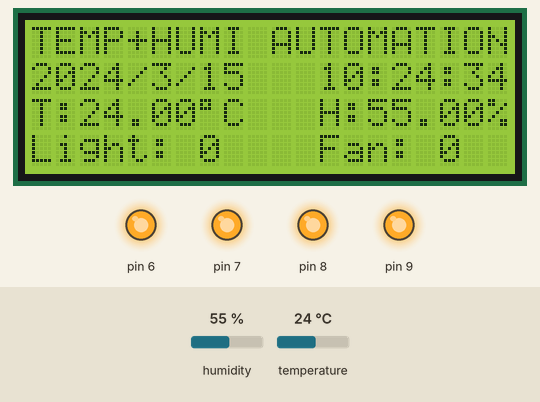
A sketch run on a simulated Arduino Leonardo, built with avr-gcc and run on an emulated ATmega32U4. Parts: 20×4 character LCD, output pins drawn as LEDs (lit = HIGH). Inputs (shaded band) come from the test bench; at power-on: temperature 24 °C, humidity 55 %. The local clock reads 2024-03-15 10:24:30 at power-on unless the sketch sets it.

Above: at 4.2 s.
4.3 s: temperature set to 11 °C
At 5.9 s:
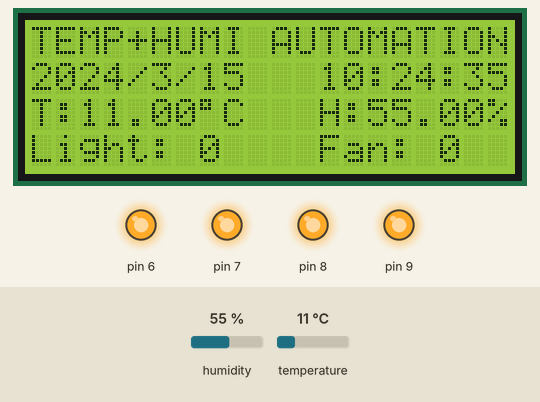
7.7 s: temperature set to 8 °C
At 8.6 s:
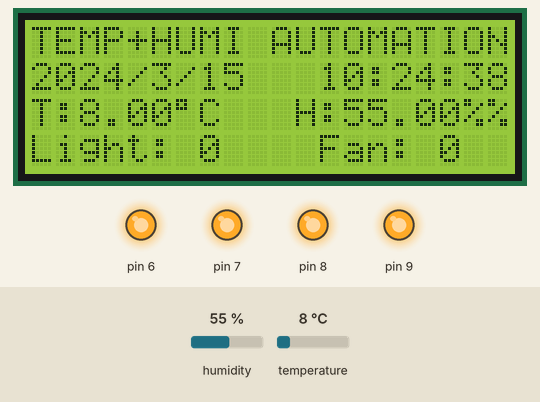
11.8 s: humidity set to 64 %
At 13.2 s:
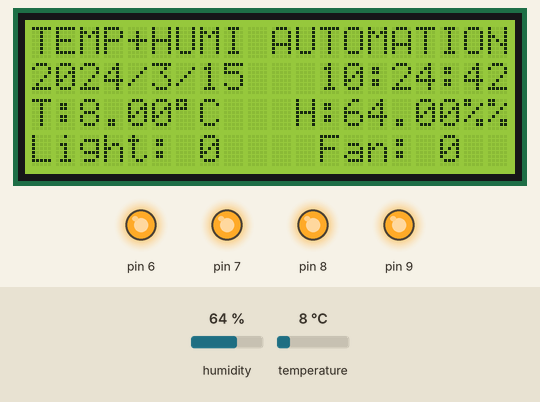
14.9 s: humidity set to 67 %
At 17.0 s:
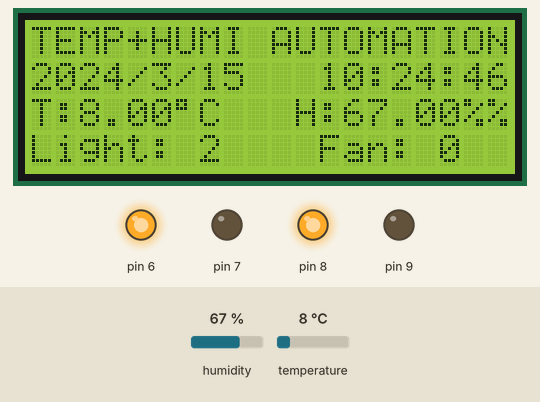
19.0 s: temperature set to 23 °C
At 20.5 s:
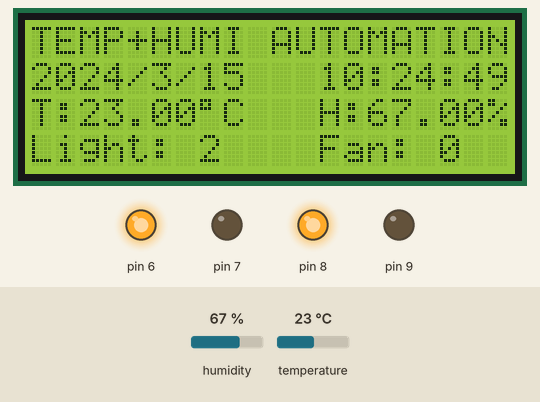
23.1 s: temperature set to 26 °C
At 25.5 s:
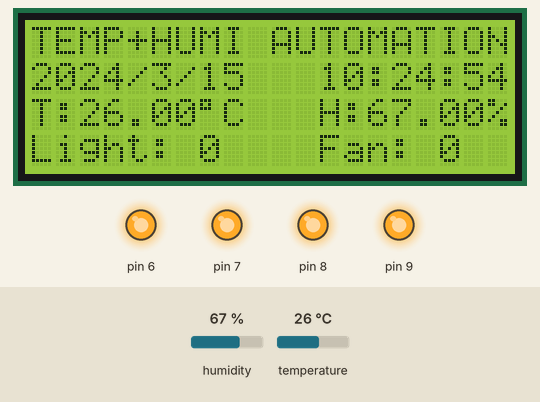
Timing chart, 0 to 27.0 s (numbered marks = the images above; inputs shaded):
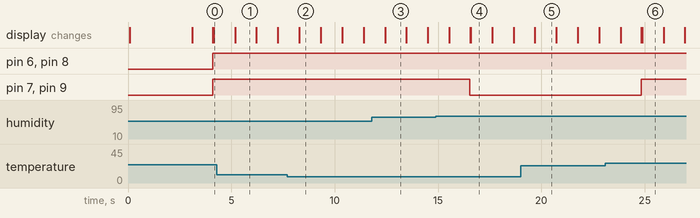

Measured:
- the behaviour switches between 10 and 9 °C on temperature (found by bisection; images 1 and 2)
- the behaviour switches between 65 and 66 % on humidity (found by bisection; images 3 and 4)
- the behaviour switches between 24 and 25 °C on temperature (found by bisection; images 5 and 6)
- after the input at 7.7 s, the display: changes after 0.59 s (image 2)
- after the input at 14.9 s, pin 7, pin 9: HIGH → LOW after 1.6 s
- after the input at 19.0 s, the display: changes after 0.69 s (image 5)
- after the input at 23.1 s, pin 7, pin 9: LOW → HIGH after 1.7 s

The sketch:

FARM_with_Treshold.ino
```cpp
#include <Wire.h>
#include <DHT11.h>
#include <LiquidCrystal.h>
#include "RTClib.h"

int pin=10;
int Setpoint = 25;
int Threshold = 5;

DHT11 dht11(pin);
LiquidCrystal lcd(12, 11, 5, 4, 3, 2);


RTC_DS3231 rtc;
char daysOfTheWeek[7][12] = {"Sunday", "Monday", "Tuesday", "Wednesday", "Thursday", "Friday", "Saturday"};

void setup ()
{
for (int DigitalPin = 6; DigitalPin <= 9; DigitalPin++)
 {
  pinMode(DigitalPin, OUTPUT);
 }
#ifndef ESP8266
  while (!Serial); // for Leonardo/Micro/Zero
#endif
{
  lcd.begin(20,4);
}
  delay(3000); // wait for console opening

  if (! rtc.begin()) {
    lcd.println("Couldn't find RTC");
    while (1);
  }

  if (rtc.lostPower()) {
    lcd.println("RTC lost power, lets set the time!");
    // following line sets the RTC to the date & time this sketch was compiled
    rtc.adjust(DateTime(F(__DATE__), F(__TIME__)));
    // This line sets the RTC with an explicit date & time, for example to set
    // January 21, 2014 at 3am you would call:
    // rtc.adjust(DateTime(2014, 1, 21, 3, 0, 0));
  }

}

void loop () {

   //*****************************************************TITLE OF THE PROJECT********************************************************************

     lcd.setCursor(0,0);
    lcd.print("TEMP+HUMI AUTOMATION");


    //******************************************************DATE AND TIME***************************************************************************
    lcd.setCursor(0,1);
    DateTime now = rtc.now();

    lcd.print(now.year(), DEC);
    lcd.print('/');
    lcd.print(now.month(), DEC);
    lcd.print('/');
    lcd.print(now.day(), DEC);
    lcd.print("   ");

    lcd.print(now.hour(), DEC);
    lcd.print(':');
    lcd.print(now.minute(), DEC);
    lcd.print(':');
    lcd.print(now.second(), DEC);


//*******************************************************TEMPERATURE & HUMIDITY*******************************************************************

  int err;
  float temp, humi;
  if((err=dht11.read(humi, temp))==0)
  {
    lcd.setCursor(0,2);
    lcd.print("T:");
    lcd.print(temp);
    lcd.print(char(223));
    lcd.print("C   ");
    lcd.print("H:");
    lcd.print(humi);
    lcd.print("%");
  }

  delay(DHT11_RETRY_DELAY); //delay for reread
//***********************************************************FROM THE TIME AFTER 6 PM*********************************************
if (now.hour()>=18)
  {
    if ((temp < (Setpoint+Threshold))&&(humi>70))
    {
    digitalWrite (6, HIGH);
    digitalWrite (7, LOW);
    digitalWrite (8, HIGH);
    digitalWrite (9, LOW);
    lcd.setCursor(0,3);
    lcd.print("Light: 2    ");
    lcd.print("Fan: 0");
    }
    else if (temp< Setpoint)
     {
    digitalWrite (6, HIGH);
    digitalWrite (7, LOW);
    digitalWrite (8, LOW);
    digitalWrite (9, LOW);
    lcd.setCursor(0,3);
    lcd.print("Light: 3    ");
    lcd.print("Fan: 0");
    }
    else
    {
      digitalWrite (6, HIGH);
      digitalWrite (7, HIGH);
      digitalWrite (8, HIGH);
      digitalWrite (9, HIGH);
    lcd.setCursor(0,3);
    lcd.print("Light: 0    ");
    lcd.print("Fan: 0");
    }
    }

//******************************************************AT THE TIME AFTER 12AM/00AM***********************************
  else if (now.hour()<9)
  {
    if ((temp < (Setpoint+Threshold))&&(humi>60))
    {
    digitalWrite (6, HIGH);
    digitalWrite (7, LOW);
    digitalWrite (8, HIGH);
    digitalWrite (9, LOW);
    lcd.setCursor(0,3);
    lcd.print("Light: 2    ");
    lcd.print("Fan: 0");
    }
    else if (temp< Setpoint)
     {
    digitalWrite (6, HIGH);
    digitalWrite (7, LOW);
    digitalWrite (8, LOW);
    digitalWrite (9, LOW);
    lcd.setCursor(0,3);
    lcd.print("Light: 3    ");
    lcd.print("Fan: 0");
    }
    else
    {
      digitalWrite (6, HIGH);
      digitalWrite (7, HIGH);
      digitalWrite (8, HIGH);
      digitalWrite (9, HIGH);
    lcd.setCursor(0,3);
    lcd.print("Light: 0    ");
    lcd.print("Fan: 0");
    }
    }


//*************************************************FROM THE TIME 9AM***************************************

     else if (now.hour()>=9)
      {
        if ((temp>=(Setpoint+Threshold))&& (humi<88))
         {
      digitalWrite (6, LOW);
      digitalWrite (7, HIGH);
      digitalWrite (8, HIGH);
      digitalWrite (9, HIGH);
      lcd.setCursor(0,3);
    lcd.print("Light: 0    ");
    lcd.print("Fan: 1");
        }
       else if ((temp<Setpoint) && (humi>65))
         {
      digitalWrite (6, HIGH);
      digitalWrite (7, LOW);
      digitalWrite (8, HIGH);
      digitalWrite (9, LOW);
      lcd.setCursor(0,3);
    lcd.print("Light: 2    ");
    lcd.print("Fan: 0");
        }
         else
      {
         {
      digitalWrite (6, HIGH);
      digitalWrite (7, HIGH);
      digitalWrite (8, HIGH);
      digitalWrite (9, HIGH);
    lcd.setCursor(0,3);
    lcd.print("Light: 0    ");
    lcd.print("Fan: 0");
    }
      }
      }
      else
      {
         {
      digitalWrite (6, HIGH);
      digitalWrite (7, HIGH);
      digitalWrite (8, HIGH);
      digitalWrite (9, HIGH);
       lcd.setCursor(0,3);
    lcd.print("Light: 0    ");
    lcd.print("Fan: 0");
    }
      }
}
```
